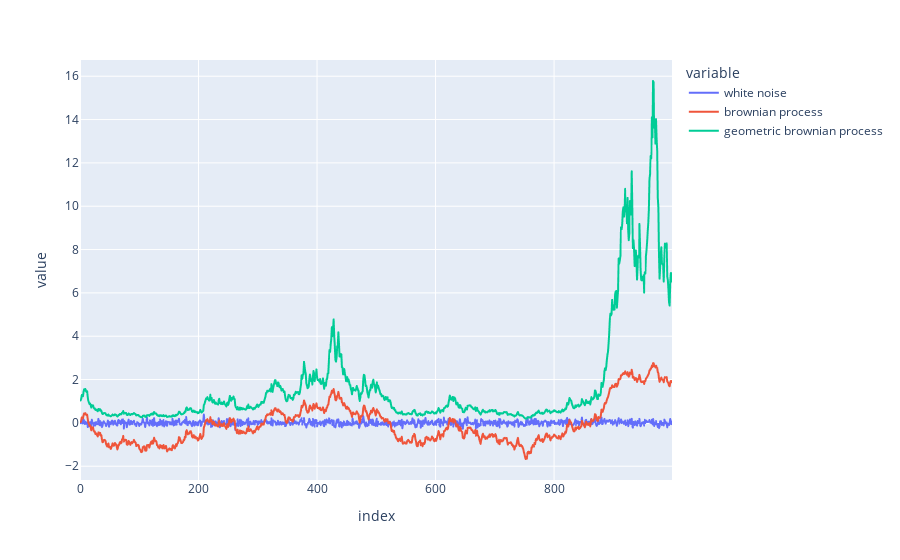

Notebook source saved alongside this figure:
### Code cell
px.line(df)

### Figure 1 — Plotly figure (JSON) as saved in the notebook; plotly's stock layout.template omitted (floating-point values rounded to 4 significant figures; data arrays with more than 128 entries replaced by an {"elided": "..."} marker saying what was removed)
{"data": [{"hovertemplate": "variable=white noise<br>index=%{x}<br>value=%{y}<extra></extra>", "legendgroup": "white noise", "line": {"color": "#636efa", "dash": "solid"}, "marker": {"symbol": "circle"}, "mode": "lines", "name": "white noise", "showlegend": true, "type": "scattergl", "x": {"elided": "1000 int values"}, "xaxis": "x", "y": {"elided": "1000 float values"}, "yaxis": "y"}, {"hovertemplate": "variable=brownian process<br>index=%{x}<br>value=%{y}<extra></extra>", "legendgroup": "brownian process", "line": {"color": "#EF553B", "dash": "solid"}, "marker": {"symbol": "circle"}, "mode": "lines", "name": "brownian process", "showlegend": true, "type": "scattergl", "x": {"elided": "1000 int values"}, "xaxis": "x", "y": {"elided": "1000 float values"}, "yaxis": "y"}, {"hovertemplate": "variable=geometric brownian process<br>index=%{x}<br>value=%{y}<extra></extra>", "legendgroup": "geometric brownian process", "line": {"color": "#00cc96", "dash": "solid"}, "marker": {"symbol": "circle"}, "mode": "lines", "name": "geometric brownian process", "showlegend": true, "type": "scattergl", "x": {"elided": "1000 int values"}, "xaxis": "x", "y": {"elided": "1000 float values"}, "yaxis": "y"}], "layout": {"legend": {"title": {"text": "variable"}, "tracegroupgap": 0}, "margin": {"t": 60}, "xaxis": {"anchor": "y", "domain": [0, 1], "title": {"text": "index"}}, "yaxis": {"anchor": "x", "domain": [0, 1], "title": {"text": "value"}}}}
